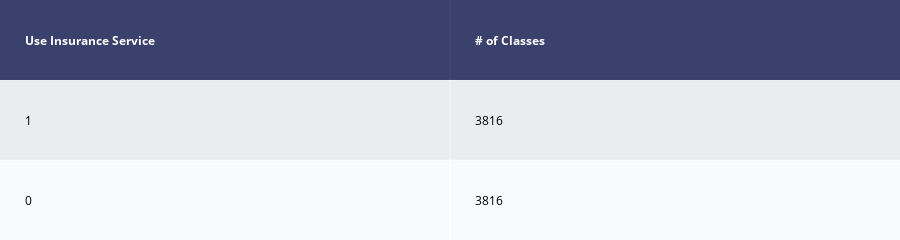

Notebook cell for this chart:
### Code cell
# Balance class Up Sampling
# As there is only 28 members that are using the Deposit Service.
# Will upsample the 11 (yes) to 5233
# Evaluate imbalanced classification model with different metrics

np.random.seed(42)
# Class count
count_class_0, count_class_1 = df_prediction[var_to_predict[0]].value_counts()

# Divide by class
df_class_0 = df_prediction[df_prediction[var_to_predict[0]] == 0]
df_class_1 = df_prediction[df_prediction[var_to_predict[0]] == 1]


df_class_1_over = df_class_1.sample(count_class_0, replace=True)
df_test_over = pd.concat([df_class_0, df_class_1_over], axis=0)

print('Random over-sampling:')
print(df_test_over[var_to_predict[0]].value_counts())

draw_col_shape(df_test_over,var_to_predict)
plt.show()

### Figure 1 — Plotly figure (JSON) as saved in the notebook; plotly's stock layout.template omitted (floating-point values rounded to 4 significant figures)
{"data": [{"colorscale": [[0, "#00083e"], [0.5, "#ededee"], [1, "#ffffff"]], "hoverinfo": "none", "opacity": 0.75, "showscale": false, "type": "heatmap", "z": [[0, 0], [0.5, 0.5], [1, 1]]}], "layout": {"annotations": [{"align": "left", "font": {"color": "#ffffff"}, "showarrow": false, "text": "<b>Use Insurance Service</b>", "x": -0.45, "xanchor": "left", "xref": "x", "y": 0, "yref": "y"}, {"align": "left", "font": {"color": "#ffffff"}, "showarrow": false, "text": "<b># of Classes</b>", "x": 0.55, "xanchor": "left", "xref": "x", "y": 0, "yref": "y"}, {"align": "left", "font": {"color": "#000000"}, "showarrow": false, "text": "1", "x": -0.45, "xanchor": "left", "xref": "x", "y": 1, "yref": "y"}, {"align": "left", "font": {"color": "#000000"}, "showarrow": false, "text": "3816", "x": 0.55, "xanchor": "left", "xref": "x", "y": 1, "yref": "y"}, {"align": "left", "font": {"color": "#000000"}, "showarrow": false, "text": "0", "x": -0.45, "xanchor": "left", "xref": "x", "y": 2, "yref": "y"}, {"align": "left", "font": {"color": "#000000"}, "showarrow": false, "text": "3816", "x": 0.55, "xanchor": "left", "xref": "x", "y": 2, "yref": "y"}], "height": 140, "margin": {"b": 0, "l": 0, "r": 0, "t": 0}, "xaxis": {"dtick": 1, "gridwidth": 2, "showticklabels": false, "tick0": -0.5, "ticks": "", "zeroline": false}, "yaxis": {"autorange": "reversed", "dtick": 1, "gridwidth": 2, "showticklabels": false, "tick0": 0.5, "ticks": "", "zeroline": false}}}
